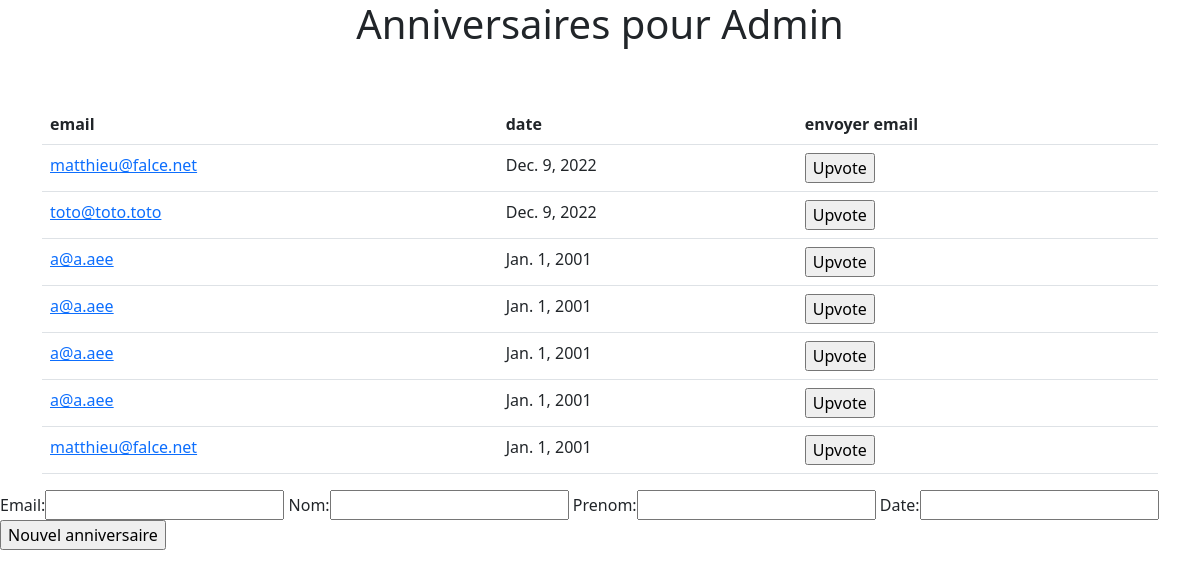
The app's page / (signed in) with its own data.
### rappel_date/models.py (models this page shows, shortened)
class Anniversaire(models.Model):
    owner = models.ForeignKey(
        settings.AUTH_USER_MODEL,
        on_delete=models.CASCADE,
    )
    email = models.EmailField()
    nom = models.CharField(max_length=50)
    prenom = models.CharField(max_length=50)
    date = models.DateField()
    @classmethod
    def get_allowed_for_user(cls, user):
        if user.is_superuser:
            anniversaires = cls.objects.all()
        else:
            anniversaires = cls.objects.filter(owner=user)
        return anniversaires

### rappel_date/views.py (the view)
# urls.py: path("", login_required(views.index), name="index"),
def index(request):
    anniversaires = Anniversaire.get_allowed_for_user(request.user)
    if request.method == "POST":
        form = AnniversaireForm(request.POST)
        if form.is_valid():
            anniversaire = form.save(commit=False)
            anniversaire.owner = request.user
            anniversaire.save()
    else:
        form = AnniversaireForm(initial={"owner": request.user})
    context = {"request": request, "anniversaires": anniversaires, "form": form}
    return render(request, "rappel_date/index.html", context)

### rappel_date/forms.py
class AnniversaireForm(ModelForm):
    class Meta:
        model = Anniversaire
        exclude = ["owner"]

### rappel_date/templates/rappel_date/index.html (shortened to what this page needs)
{% extends 'rappel_date/base.html' %}
{% block "main_content" %}
<main role="main">
    <section class="jumbotron text-center">
        <div class="container">
            <h1 class="jumbotron-heading">Anniversaires pour {{ request.user.username | capfirst}} </h1>
    </section>
    <div class=" py-5 ">
        <div class="container">
            <div class="row">
                <div class="col-md-12">
                    <table class="table">
                        {% include "rappel_date/parts/table_head.html" %}
                        <tbody>
                            {% for anniversaire in anniversaires %}
                            {% include "rappel_date/parts/table_line.html" %}
                            {% endfor %}
                        </tbody>
                    </table>
                </div>
            </div>
        </div>
        <form action="" method="POST">
            {{ form }}
            <input type="submit" name="create" value="Nouvel anniversaire" />
        </form>
    </div>
</main>
{% endblock "main_content" %}

### rappel_date/templates/rappel_date/parts/table_line.html (shortened to what this page needs)
<tr>
    <td>
        <a href="{% url 'anniversaire:details' anniversaire.pk anniversaire.nom %}">{{anniversaire.email}}</a>
    </td>
    <td>{{anniversaire.date}}</td>
    <td>
        <form action="{% url 'anniversaire:notify' anniversaire.pk %}" method="post">
            <input type="submit" name="upvote" value="Upvote" />
        </form>
    </td>
</tr>

### records on screen
Anniversaire: email "matthieu@falce.net", date "Dec. 9, 2022"
Anniversaire: email "toto@toto.toto", date "Dec. 9, 2022"
Anniversaire: email "a@a.aee", date "Jan. 1, 2001"
Anniversaire: email "a@a.aee", date "Jan. 1, 2001"
Anniversaire: email "a@a.aee", date "Jan. 1, 2001"
Anniversaire: email "a@a.aee", date "Jan. 1, 2001"
Anniversaire: email "matthieu@falce.net", date "Jan. 1, 2001"
